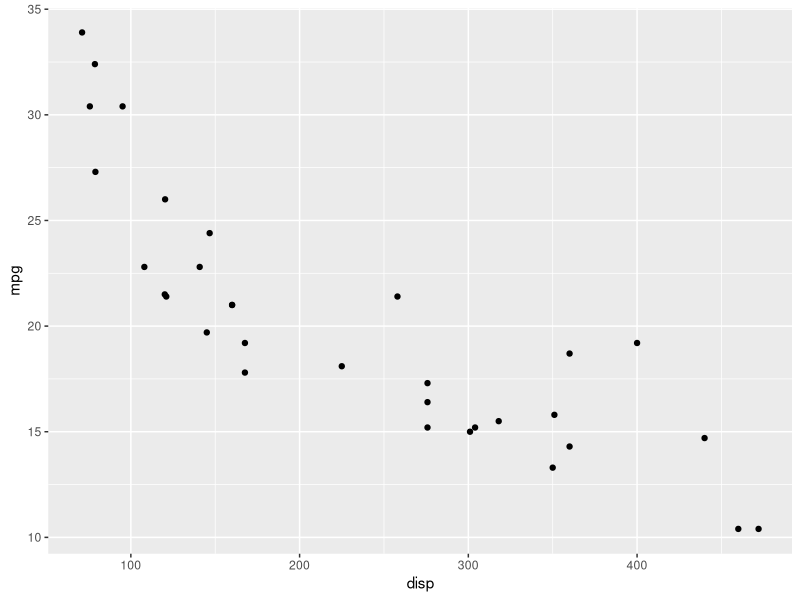
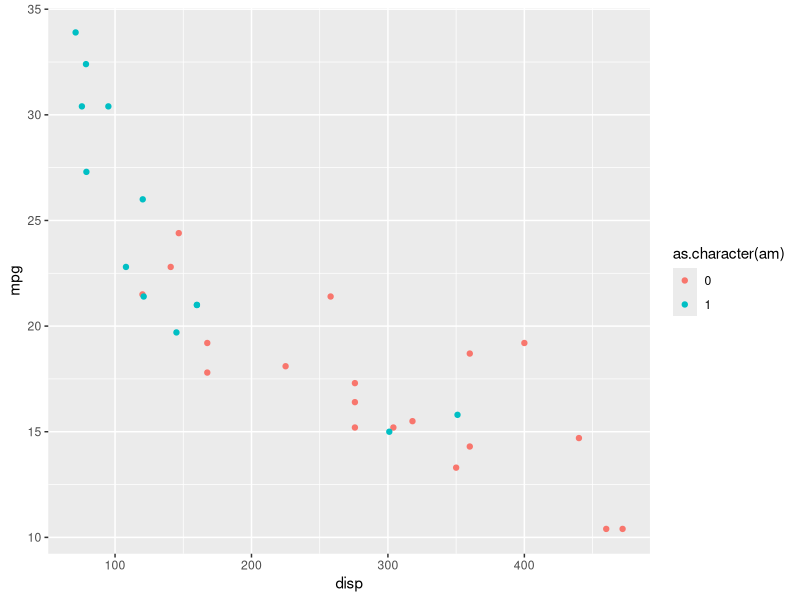
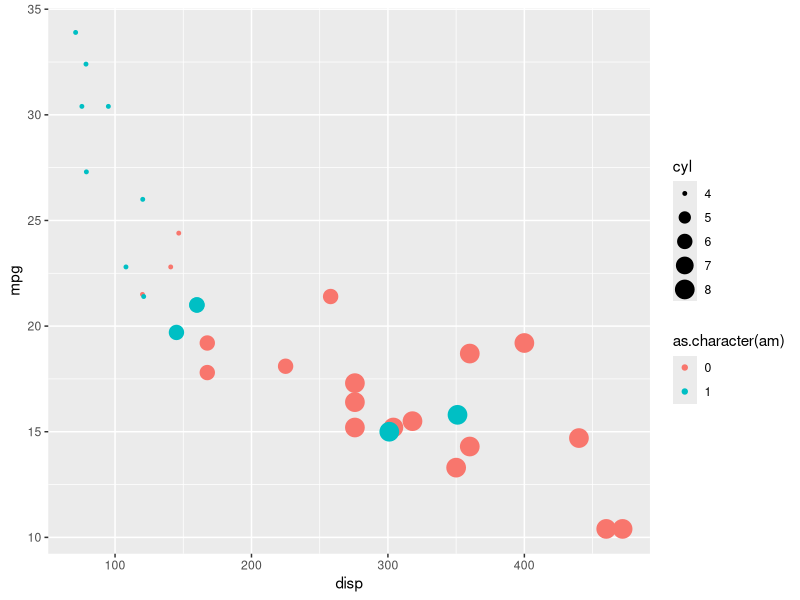
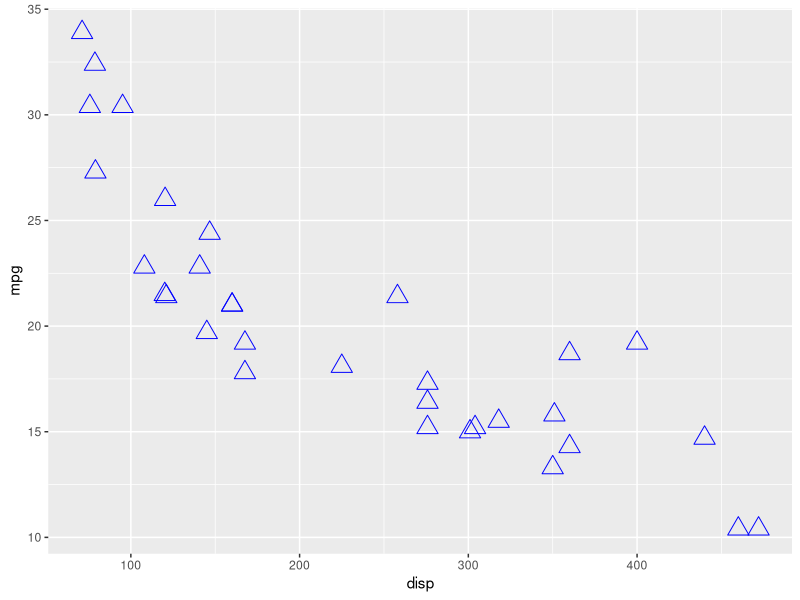
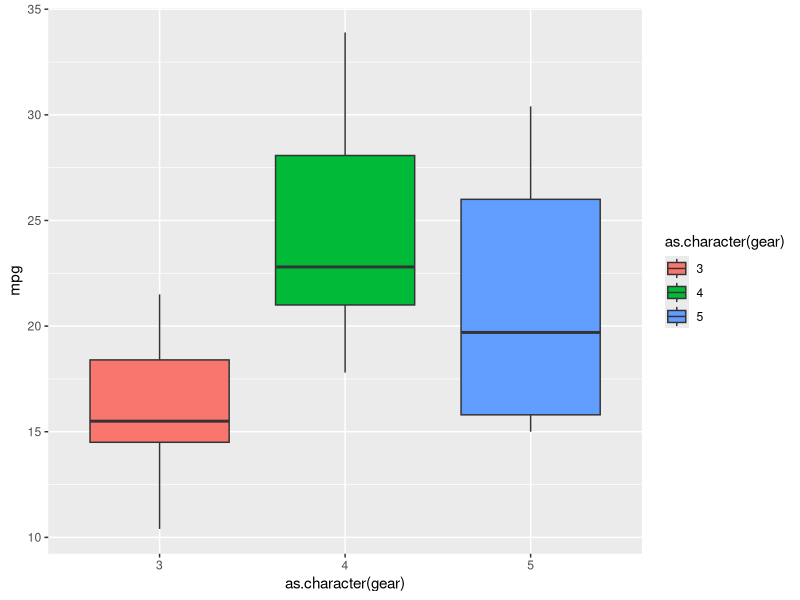
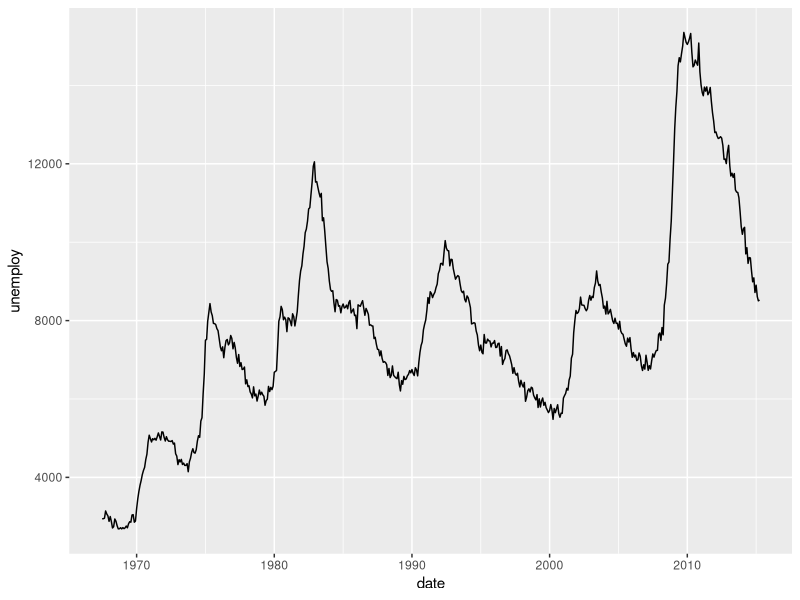
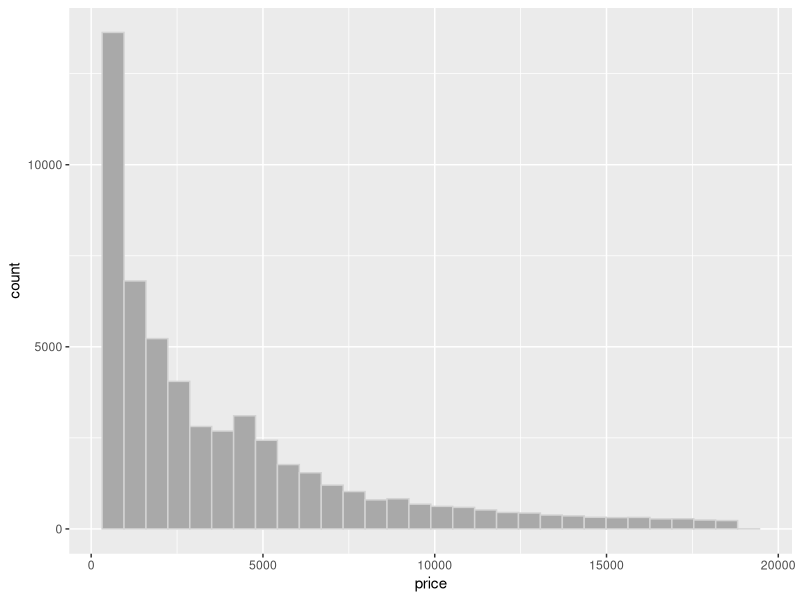
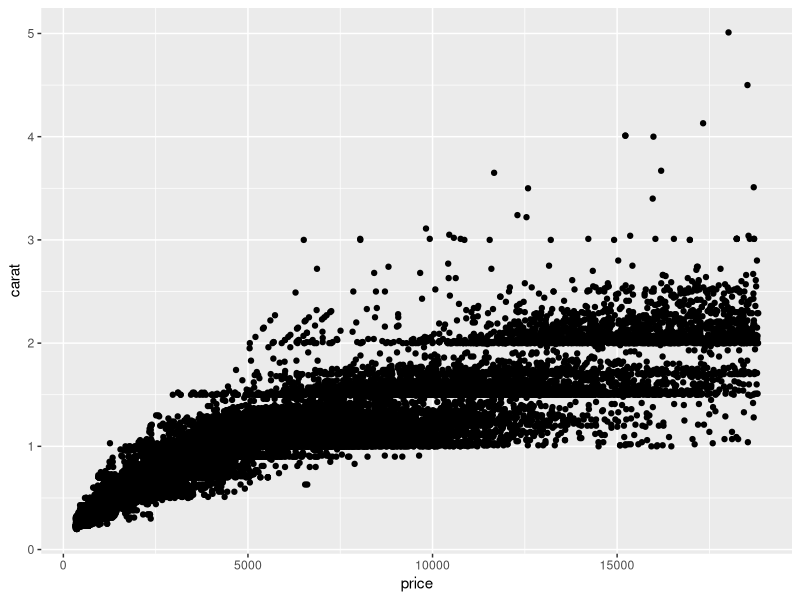

These figures' R source, in order:
#install.packages("ggplot2")
#Pastel on Dark
library(ggplot2)

head(mtcars)

#primeiro banco, dps quais variáveis irei usar e o tipo de gráfico = + geom_point()
ggplot(data = mtcars, aes(x = disp, y = mpg)) + geom_point()
#posso dividir o bd dos dados, da na mesma! 
ggplot(data = mtcars) + geom_point(aes(x = disp, y = mpg, colour = as.character(am)))

ggplot(data = mtcars) + geom_point(aes(x = disp, y = mpg, colour = as.character(am), size = cyl))

ggplot(data = mtcars) +
  geom_point(aes(x = disp, y = mpg), colour = "blue", size = 5, 
             shape = 2) #Aqui ele irá aplicar para todos os pontos, se eu quero aplicar para somente um tipo, coloco dentro do aes

ggplot(data = mtcars) +
  geom_boxplot(aes(x = as.character(gear), y = mpg, 
                   fill = as.character(gear)))


##
head(economics)
ggplot(economics, aes(date, unemploy)) + geom_line()

############################################################

ggplot(diamonds) + 
  geom_histogram(aes(price), color = 'light grey', fill = 'dark grey')

#banco de dados muito grande, visualização do gráfico fica ruim!
ggplot(data = diamonds) + 
  geom_point(aes(x = price, y = carat))

ggplot(data = diamonds) + 
  geom_point(aes(x = price, y = carat, color = cut), alpha = 0.1) +
  facet_wrap(~cut)
#editando alpha, edito a transparência dos pontos, tornando escuro como era antes somente onde há encontro de 10 pontos (no caso de 0.1)
#facet_wrap = separar os gráficos de acordo com o cut

ggplot(data = diamonds, aes(y = price, x = carat, color = cut)) + 
  geom_point(aes(color =  cut)) +
  geom_point(alpha = 0.1, size = 3) +
  facet_wrap(~cut) +
  labs(x = "Peso", y = "Preço", colour = "Corte") #define nome dos aspectos

###############################################################

library(dplyr)
library(tidyr)
